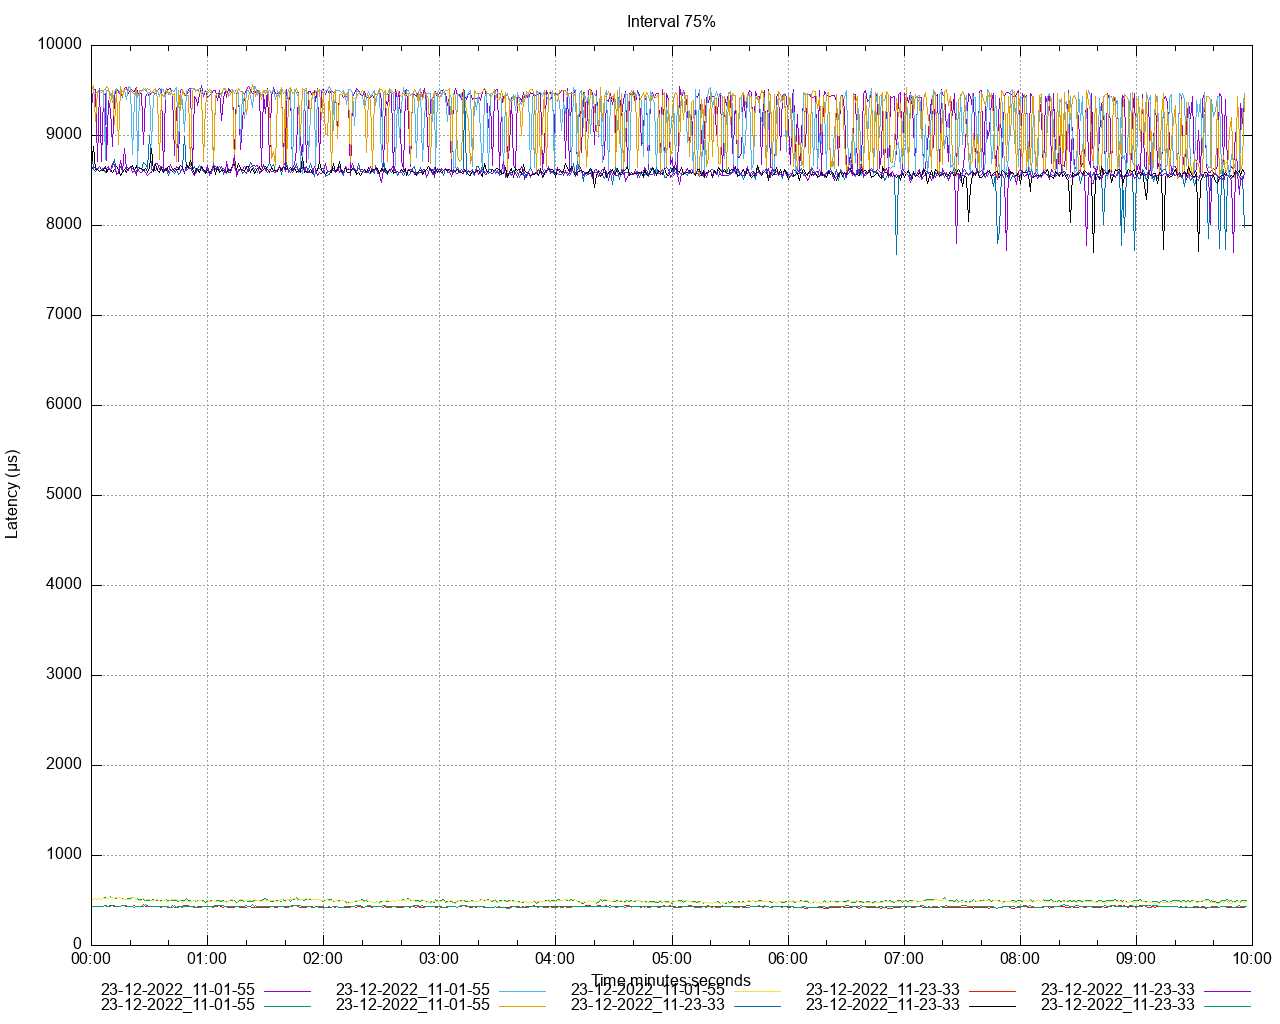

This chart was generated by the following gnuplot code:
set title 'Interval 75%' noenhanced
set style data lines
set datafile separator ","
set terminal png size 1280,1024
set grid
set key below
set xdata time
set timefmt "%s"
offset = 0
t0(x)=(offset=($0==0) ? x : offset, x - offset)
set xlabel 'Time minutes:seconds'
set ylabel 'Latency (μs)'
set output '/Users/ahmet.mircik/Workspace/python/hazelcast-simulator/offload-benchmarks/report/latency/latency_interval_75_get.png'
plot \
   '/Users/ahmet.mircik/Workspace/python/hazelcast-simulator/offload-benchmarks/report/data/latency_interval_75_get_1.data' using (t0(timecolumn(1))):2 title "23-12-2022_11-01-55" noenhanced , \
   '/Users/ahmet.mircik/Workspace/python/hazelcast-simulator/offload-benchmarks/report/data/latency_interval_75_get_2.data' using (t0(timecolumn(1))):2 title "23-12-2022_11-01-55" noenhanced , \
   '/Users/ahmet.mircik/Workspace/python/hazelcast-simulator/offload-benchmarks/report/data/latency_interval_75_get_3.data' using (t0(timecolumn(1))):2 title "23-12-2022_11-01-55" noenhanced , \
   '/Users/ahmet.mircik/Workspace/python/hazelcast-simulator/offload-benchmarks/report/data/latency_interval_75_get_4.data' using (t0(timecolumn(1))):2 title "23-12-2022_11-01-55" noenhanced , \
   '/Users/ahmet.mircik/Workspace/python/hazelcast-simulator/offload-benchmarks/report/data/latency_interval_75_get_5.data' using (t0(timecolumn(1))):2 title "23-12-2022_11-01-55" noenhanced , \
   '/Users/ahmet.mircik/Workspace/python/hazelcast-simulator/offload-benchmarks/report/data/latency_interval_75_get_6.data' using (t0(timecolumn(1))):2 title "23-12-2022_11-23-33" noenhanced , \
   '/Users/ahmet.mircik/Workspace/python/hazelcast-simulator/offload-benchmarks/report/data/latency_interval_75_get_7.data' using (t0(timecolumn(1))):2 title "23-12-2022_11-23-33" noenhanced , \
   '/Users/ahmet.mircik/Workspace/python/hazelcast-simulator/offload-benchmarks/report/data/latency_interval_75_get_8.data' using (t0(timecolumn(1))):2 title "23-12-2022_11-23-33" noenhanced , \
   '/Users/ahmet.mircik/Workspace/python/hazelcast-simulator/offload-benchmarks/report/data/latency_interval_75_get_9.data' using (t0(timecolumn(1))):2 title "23-12-2022_11-23-33" noenhanced , \
   '/Users/ahmet.mircik/Workspace/python/hazelcast-simulator/offload-benchmarks/report/data/latency_interval_75_get_10.data' using (t0(timecolumn(1))):2 title "23-12-2022_11-23-33" noenhanced , \
